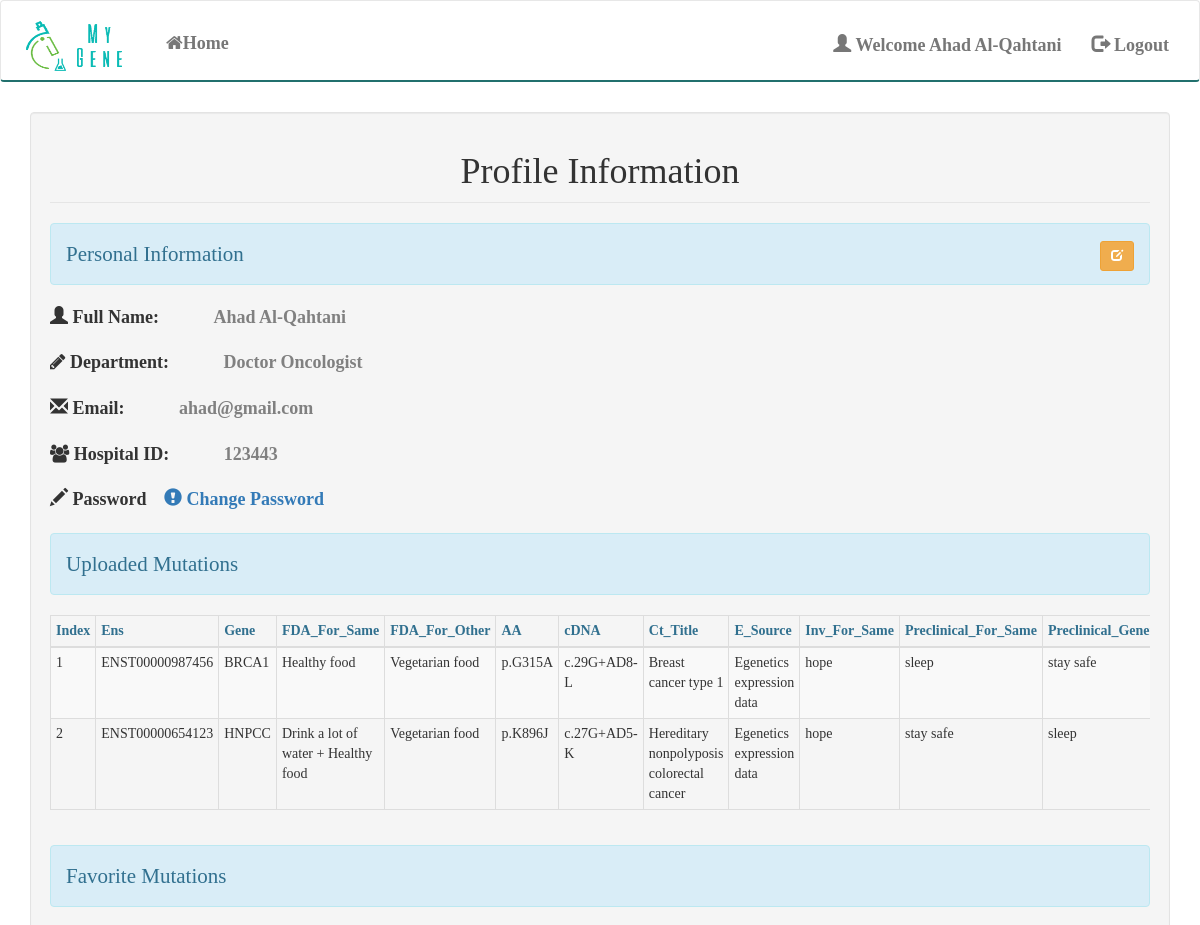
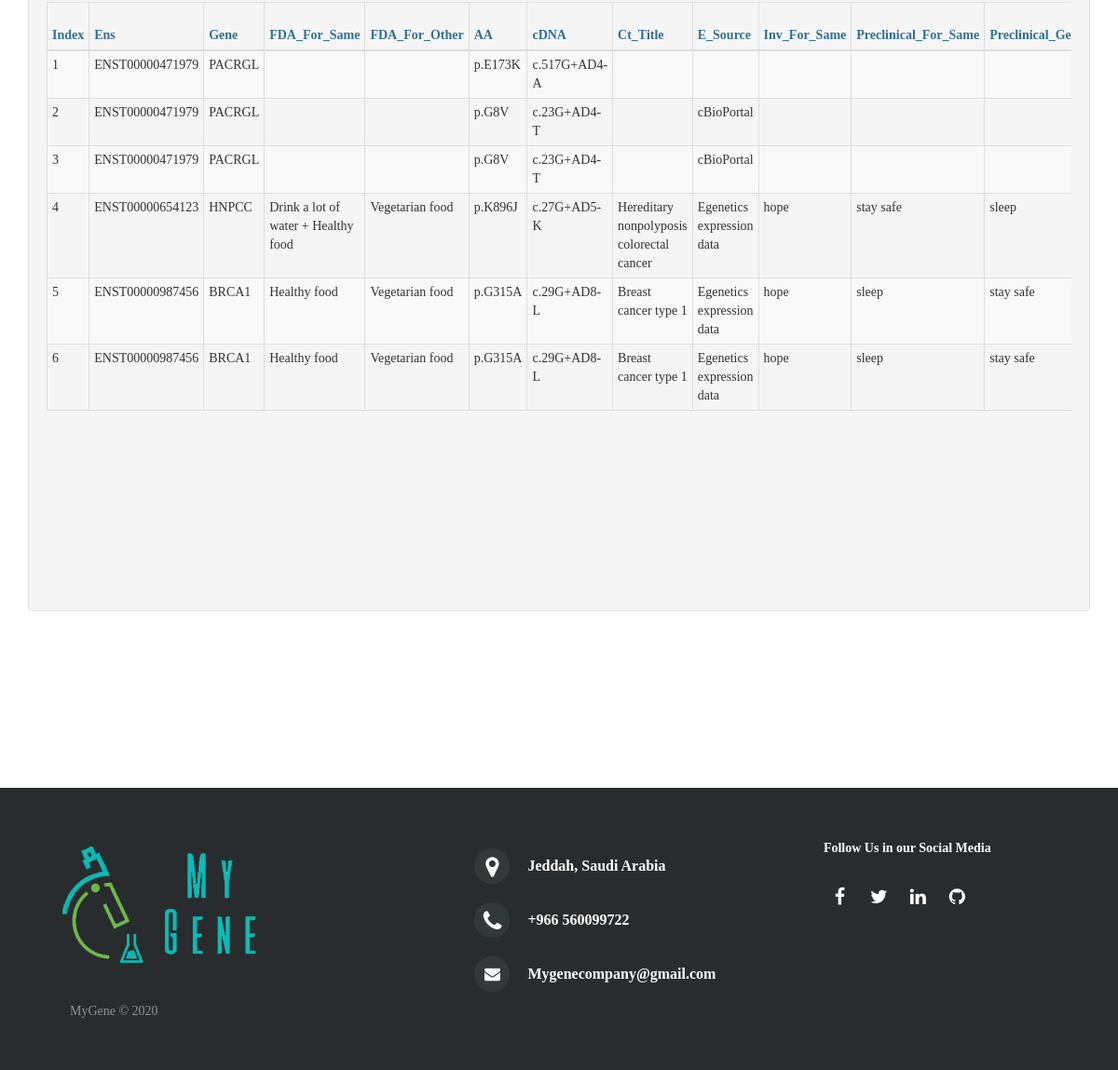
Page /index.php?page=profile (signed in) on the committed database (2 pictures, top to bottom).
### tables this page shows
CREATE TABLE `users` (
  `ID` int(11) NOT NULL,
  `hospital_id` varchar(11) NOT NULL,
  `FullName` varchar(500) NOT NULL,
  `password` varchar(500) NOT NULL,
  `Email` varchar(500) NOT NULL,
  `Department` varchar(500) NOT NULL,
  `active` int(11) NOT NULL,
  `registerd` int(11) NOT NULL DEFAULT '0'
);

CREATE TABLE `upload` (
  `id` int(11) NOT NULL,
  `FDA_for_same` varchar(500) NOT NULL,
  `FDA_for_other` varchar(500) NOT NULL,
  `aa` varchar(250) NOT NULL,
  `cDNA` varchar(250) NOT NULL,
  `ct_title` varchar(250) NOT NULL,
  `e_source` varchar(500) NOT NULL,
  `ens` varchar(250) NOT NULL,
  `gene` varchar(250) NOT NULL,
  `investigational_for_same` varchar(250) NOT NULL,
  `preclinical_for_same` varchar(250) NOT NULL,
  `preclinical_generic` varchar(250) NOT NULL,
  `submited_type` varchar(250) NOT NULL,
  `dr_id` varchar(500) NOT NULL,
  `user_id` int(11) NOT NULL
);

CREATE TABLE `upload_mutation` (
  `id` int(11) NOT NULL,
  `gene` varchar(500) NOT NULL,
  `ens` varchar(500) NOT NULL,
  `cDNA` varchar(500) NOT NULL,
  `aa` varchar(500) NOT NULL,
  `tier` varchar(500) NOT NULL,
  `level` varchar(500) NOT NULL,
  `e_source` varchar(500) NOT NULL,
  `bio_type` varchar(500) NOT NULL,
  `submited_type` varchar(500) NOT NULL,
  `NCCN_drug` varchar(500) NOT NULL,
  `NCCN_response` varchar(500) NOT NULL,
  `NCCN_condition` varchar(500) NOT NULL,
  `NCCN_panel` varchar(500) NOT NULL,
  `FDA_for_same` varchar(500) NOT NULL,
  `FDA_for_other` varchar(500) NOT NULL,
  `investigational_for_same` varchar(500) NOT NULL,
  `ct_title` varchar(500) NOT NULL,
  `status` varchar(500) NOT NULL,
  `location` varchar(500) NOT NULL,
  `preclinical_for_same` varchar(500) NOT NULL,
  `preclinical_generic` varchar(500) NOT NULL
);

### pages/profile.php (the view, shortened to what this page needs)
<?php
include("./Connection.php");
$userid=$_SESSION['ID'];
$query1="select * from users WHERE ID=$userid" ;
$getdata1=mysqli_query($con,$query1) or die(mysqli_error($con));
$qry="select hospital_id from users WHERE ID=$userid";
$q = mysqli_query($con,$qry);
$result = mysqli_fetch_assoc($q);
$resultstring = $result['hospital_id'];
$query2="select * from upload WHERE dr_id = '$resultstring'";
$getdata2=mysqli_query($con,$query2) or die(mysqli_error($con));
$query3 = "select upload_mutation.* from favorates inner join upload_mutation on upload_mutation.aa = favorates.aa_id where favorates.user_id=" . $userid;
$getdata3=mysqli_query($con,$query3) or die(mysqli_error($con));
$query4 = "select upload.* from favorates inner join upload on upload.aa = favorates.aa_id where favorates.user_id=" . $userid;
$getdata4=mysqli_query($con,$query4) or die(mysqli_error($con));
?>
<html>
<head>
</head>
<div class="container" style="margin-top: 30px;">
    <div class="row">
        <div class="col-md-12 well">
            <fieldset onload="getDataFunction()">
                <legend class="text-center">
                    <h1>Profile Information</h1>
                </legend>
                <legend class="alert alert-info">
                    Personal Information
                    <span class="pull-right">
                        <a href="./index.php?page=Edit_Profile" data-original-title="Edit" data-toggle="tooltip"
                            type="button" class="btn btn-sm btn-warning"><i class="glyphicon glyphicon-edit"></i></a>
                    </span>
                </legend>
                <?php
                    while($name=mysqli_fetch_array($getdata1)){
                    ?>
                <div class="form-group">
                    <label style="font-size: 18px;">
                        <span class="glyphicon gg glyphicon-user"></span>
                        <span class="left">Full Name:</span>
                        <span style="margin-left: 50px;color: gray; "><?php echo $name['FullName']?></span>
                    </label>
                </div>
                <div class="form-group">
                    <label style="font-size: 18px;">
                        <span class="fa gg fa-pencil"></span>
                        <span class="left">Department:</span>
                        <span style="margin-left: 50px;color: gray;"><?php echo $name['Department']?> </span>
                    </label>
                </div>
                <div class="form-group">
                    <label style="font-size: 18px;">
                        <span class="glyphicon gg glyphicon-envelope"></span>
                        <span class="left">Email:</span>
                        <span style="margin-left: 50px;color: gray;"><?php echo $name['Email']?></span>
                    </label>
                </div>
                <div class="form-group">
                    <label style="font-size: 18px;">
                        <span class="gg fa fa-users"></span>
                        <span class="left">Hospital ID:</span>
                        <span style="margin-left: 50px;color: gray;"><?php echo $name['hospital_id']?> </span>
                    </label>
                </div>
                <div class="form-group">
                    <label style="font-size: 18px;">
                        <span class="glyphicon gg glyphicon-pencil"></span>
                        <span class="left">Password</span>
                    </label>&nbsp;&nbsp;&nbsp;&nbsp;
                    <label>
                        <a href="./index.php?page=change-password" style="font-size: 18px;"><span
                                class="glyphicon gg glyphicon-exclamation-sign"></span> Change Password</a><br />
                    </label>
                </div>
                <?php }?>
                <div class="form-group">
                    <legend class="alert alert-info">Uploaded Mutations</legend>
                </div>
                <div class="form-group" style="width:100%; overflow-x: auto">
                    <?php
            if(mysqli_num_rows($getdata2) > 0){
                $index = 0;
                echo '<table class="table table-striped table-bordered table-condensed table-hover" cellspacing="0"
                    width="100%">
                                <thead style="color:#31708f;">
                                <tr>
                                <th class="th-sm">Index</th>
                                <th class="th-sm">Ens</th>
                                <th class="th-sm">Gene</th>
                                <th class="th-sm"> FDA_For_Same </th>
                                <th class="th-sm"> FDA_For_Other </th>
                                <th class="th-sm"> AA </th>
                                <th class="th-sm"> cDNA </th>
                                <th class="th-sm">Ct_Title</th>
                                <th class="th-sm">E_Source</th>
                                <th class="th-sm">Inv_For_Same</th>
                                <th class="th-sm">Preclinical_For_Same</th>
                                <th class="th-sm">Preclinical_Generic</th>
                                <th class="th-sm">Submited_Type</th>
                                <th class="th-sm">Delete</th>
                                <th class="th-sm">Edit</th>
                                <th class="th-sm">PDF</th>
                                </tr>
                                </thead>';
                while($name=mysqli_fetch_array($getdata2)){
                    $fda_for_same =$name['FDA_for_same'];
                    $fda_for_other =$name['FDA_for_other'];
                    $aa =$name['aa'];
                    $cdna =$name['cDNA'];
                    $ct_title =$name['ct_title'];
                    $e_source =$name['e_source'];
                    $ens =$name['ens'];
                    $gene =$name['gene'];
                    $inv_for_same =$name['investigational_for_same'];
                    $preclinical_for_same =$name['preclinical_for_same'];
                    $preclinical_generic =$name['preclinical_generic'];
                    $index += 1;
                                echo "<tr>";
                                echo "<td>" . $index . "</td>";
                                echo "<td>" . $ens . "</td>";
                                echo "<td>" . $gene . "</td>";
                                echo "<td>" . $fda_for_same . "</td>";
                                echo "<td>" . $fda_for_other . "</td>";
                                echo "<td>" . $aa . "</td>";
                                echo "<td>" . $cdna . "</td>";
                                echo "<td>" . $ct_title . "</td>";
                                echo "<td>" . $e_source . "</td>";
                                echo "<td>" . $inv_for_same . "</td>";
                                echo "<td>" . $preclinical_for_same . "</td>";
                                echo "<td>" . $preclinical_generic . "</td>";
                                echo "</tr>";
                                }
                                echo "</table>";
                            }
                                else
                                {
                                $output = '<h2>You Are Not Uploaded Any Thing Yet!</h2>';
                                echo $output;
                                }
                    ?>
                </div>
                <div class="form-group">
                    <legend class="alert alert-info">Favorite Mutations</legend>
                </div>
                <div class="form-group" style="width:100%; overflow-x: auto">
                    <?php
        if(mysqli_num_rows($getdata3) > 0 || mysqli_num_rows($getdata4) > 0){
            $index = 0;
    echo '<table class="table table-striped table-bordered table-condensed table-hover" cellspacing="0" width="100%">
        <thead style="color:#31708f;">
        <tr>
        <th class="th-sm">Index</th>
        <th class="th-sm">Ens</th>
        <th class="th-sm">Gene</th>
        <th class="th-sm"> FDA_For_Same </th>
        <th class="th-sm"> FDA_For_Other </th>
        <th class="th-sm"> AA </th>
        <th class="th-sm"> cDNA </th>
        <th class="th-sm">Ct_Title</th>
        <th class="th-sm">E_Source</th>
        <th class="th-sm">Inv_For_Same</th>
        <th class="th-sm">Preclinical_For_Same</th>
        <th class="th-sm">Preclinical_Generic</th>
        <th class="th-sm">Submited_Type</th>
        <th class="th-sm">PDF</th>
        <th class="th-sm">Remove Favorite</th>
        </tr>
        </thead>';
            while($name=mysqli_fetch_array($getdata3)){
                $fda_for_same =$name['FDA_for_same'];
                $fda_for_other =$name['FDA_for_other'];
                $aa =$name['aa'];
                $cdna =$name['cDNA'];
                $ct_title =$name['ct_title'];
                $e_source =$name['e_source'];
                $ens =$name['ens'];
                $gene =$name['gene'];
                $inv_for_same =$name['investigational_for_same'];
                $preclinical_for_same =$name['preclinical_for_same'];
                $preclinical_generic =$name['preclinical_generic'];
                $index += 1;
                    echo "<tr>";
                    echo "<td>" . $index . "</td>";
                    echo "<td>" . $ens . "</td>";
                    echo "<td>" . $gene . "</td>";
                    echo "<td>" . $fda_for_same . "</td>";
                    echo "<td>" . $fda_for_other . "</td>";
                    echo "<td>" . $aa . "</td>";
                    echo "<td>" . $cdna . "</td>";
                    echo "<td>" . $ct_title . "</td>";
                    echo "<td>" . $e_source . "</td>";
                    echo "<td>" . $inv_for_same . "</td>";
                    echo "<td>" . $preclinical_for_same . "</td>";
                    echo "<td>" . $preclinical_generic . "</td>";
                    echo "</tr>";
                    }
                    while($name=mysqli_fetch_array($getdata4)){
                        $fda_for_same =$name['FDA_for_same'];
                        $fda_for_other =$name['FDA_for_other'];
                        $aa =$name['aa'];
                        $cdna =$name['cDNA'];
                        $ct_title =$name['ct_title'];
                        $e_source =$name['e_source'];
                        $ens =$name['ens'];
                        $gene =$name['gene'];
                        $inv_for_same =$name['investigational_for_same'];
                        $preclinical_for_same =$name['preclinical_for_same'];
                        $preclinical_generic =$name['preclinical_generic'];
                        $index += 1;
                            echo "<tr>";
                            echo "<td>" . $index . "</td>";
                            echo "<td>" . $ens . "</td>";
                            echo "<td>" . $gene . "</td>";
                            echo "<td>" . $fda_for_same . "</td>";
                            echo "<td>" . $fda_for_other . "</td>";
                            echo "<td>" . $aa . "</td>";
                            echo "<td>" . $cdna . "</td>";
                            echo "<td>" . $ct_title . "</td>";
                            echo "<td>" . $e_source . "</td>";
                            echo "<td>" . $inv_for_same . "</td>";
                            echo "<td>" . $preclinical_for_same . "</td>";
                            echo "<td>" . $preclinical_generic . "</td>";
                            echo "</tr>";
                            }
                    echo "</table>";
            }
                    else
                    {
                    $output = '<h2>You Do Not Have Any Favorite Mutation Yet!</h2>';
                    echo $output;
                    }
        ?>
                </div>
                <div style="height: 80px"></div>
                <div style="height: 80px"></div>
            </fieldset>
        </div>
    </div>
</div>
</html>

### css/style.css (style rules this page uses)
* { font-family: 'Montserrat'; }
.well { background-color: #ffffff; border: 1px solid #ffffff; }
.row { display:contents; }
h1, h2, h4 { font-weight: bold; font-size: 20px; color: #21706d; }

### rows in the picture
users: FullName "Ahad Al-Qahtani", Department "Doctor Oncologist", Email "ahad@gmail.com", hospital "123443"
upload: ens "ENST00000987456", gene "BRCA1", FDA_for_same "Healthy food", FDA_for_other "Vegetarian food", aa "p.G315A", cDNA "c.29G+AD8-L", ct_title "Breast cancer type 1", e_source "Egenetics expression data", investigational_for_same "hope", preclinical_for_same "sleep", preclinical_generic "stay safe"
upload: ens "ENST00000654123", gene "HNPCC", FDA_for_same "Drink a lot of water + Healthy food", FDA_for_other "Vegetarian food", aa "p.K896J", cDNA "c.27G+AD5-K", ct_title "Hereditary nonpolyposis colorectal cancer", e_source "Egenetics expression data", investigational_for_same "hope", preclinical_for_same "stay safe", preclinical_generic "sleep"
upload_mutation: ens "ENST00000471979", gene "PACRGL", aa "p.E173K", cDNA "c.517G+AD4-A"
upload_mutation: ens "ENST00000471979", gene "PACRGL", aa "p.G8V", cDNA "c.23G+AD4-T", e_source "cBioPortal"

### other values in the picture
$_SESSION['Name'] "Ahad Al-Qahtani"
